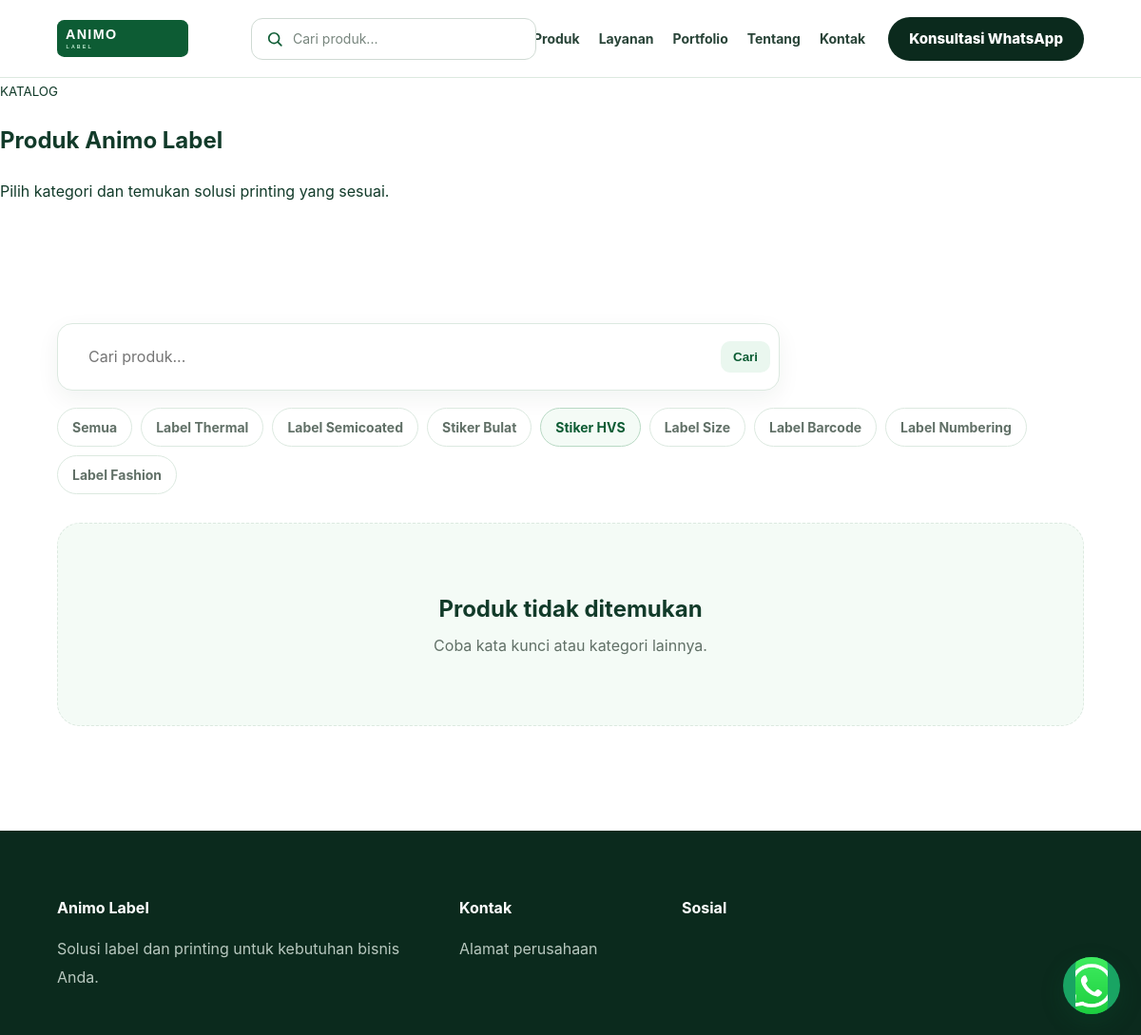
The page /produk.php?category=4 on the database its author committed.
### tables this page shows
CREATE TABLE IF NOT EXISTS categories(id INT AUTO_INCREMENT PRIMARY KEY,name VARCHAR(160) NOT NULL,image VARCHAR(255),sort_order INT DEFAULT 0);

### includes/functions.php (called while the page is built, shortened)
<?php
function e($v){return htmlspecialchars((string)$v,ENT_QUOTES,'UTF-8');}

### produk.php (the view, shortened to what this page needs)
<?php
$title='Produk';require __DIR__.'/includes/header.php';
$cat=(int)($_GET['category']??0);
$q=trim($_GET['q']??'');
$page=max(1,(int)($_GET['page']??1));
$perPage=12;
$cats=$pdo->query('SELECT * FROM categories ORDER BY sort_order,id DESC')->fetchAll();
$where=['p.active=1'];$params=[];
if($cat){$where[]='p.category_id=?';$params[]=$cat;}
$whereSql=' WHERE '.implode(' AND ',$where);
$count=$pdo->prepare('SELECT COUNT(*) FROM products p'.$whereSql);$count->execute($params);$total=(int)$count->fetchColumn();
$pages=max(1,(int)ceil($total/$perPage));$page=min($page,$pages);$offset=($page-1)*$perPage;
$sql="SELECT p.*,c.name category_name FROM products p LEFT JOIN categories c ON c.id=p.category_id".$whereSql." ORDER BY p.featured DESC,p.id DESC LIMIT ".$perPage." OFFSET ".$offset;
$st=$pdo->prepare($sql);$st->execute($params);$products=$st->fetchAll();
function product_url($page,$cat,$q){$a=[];if($cat)$a['category']=$cat;if($q!=='')$a['q']=$q;if($page>1)$a['page']=$page;return 'produk.php'.($a?'?'.http_build_query($a):'');}
?>
<section class="pagehead"><small>KATALOG</small><h1>Produk Animo Label</h1><p>Pilih kategori dan temukan solusi printing yang sesuai.</p></section>
<section class="section">
<div class="catalog-toolbar">
<form class="catalog-search" method="get"><input type="search" name="q" value="<?=e($q)?>" placeholder="Cari produk..."><input type="hidden" name="category" value="<?=$cat?>"><button type="submit">Cari</button></form>
<div class="chips"><a class="<?=$cat?'':'active'?>" href="produk.php<?= $q!==''?'?q='.rawurlencode($q):'' ?>">Semua</a><?php foreach($cats as $c):?><a class="<?=$cat===$c['id']?'active':''?>" href="<?=e(product_url(1,(int)$c['id'],$q))?>"><?=e($c['name'])?></a><?php endforeach;?></div>
</div>
<?php if($products):?><div class="product-grid"><?php foreach($products as $p):?><article class="product-card"><a class="product-image" href="produk-detail.php?id=<?=$p['id']?>"><img src="<?=e(img($p['image']))?>" alt="<?=e($p['name'])?>"></a><div class="product-info"><small><?=e($p['category_name']?:'Produk')?></small><h3><?=e($p['name'])?></h3><?php if($p['description']):?><p><?=e($p['description'])?></p><?php endif;if($p['price']!==''):?><strong><?=e($p['price'])?></strong><?php endif;?><a class="text-link" href="produk-detail.php?id=<?=$p['id']?>">Lihat detail →</a></div></article><?php endforeach;?></div>
<?php else:?><div class="empty-state"><h3>Produk tidak ditemukan</h3><p>Coba kata kunci atau kategori lainnya.</p></div><?php endif;?>
</section><?php require __DIR__.'/includes/footer.php';?>

### assets/css/style.css (style rules this page uses)
:root { --ink:#123b2a;--ink-strong:#0b2a1d;--green:#16834a;--green-dark:#0d5c34;--green-light:#eaf7ef;--green-soft:#f4fbf6;--muted:#617067;--line:#dce9e0;--soft:#f3f8f4;--paper:#fff;--radius:24px;--shadow:0 18px 50px rgba(18,59,42,.08) }
* { box-sizing:border-box }
html { scroll-behavior:smooth }
body { margin:0;font-family:Inter,ui-sans-serif,system-ui,-apple-system,BlinkMacSystemFont,"Segoe UI",Arial,sans-serif;color:var(--ink);background:var(--paper);font-size:16px;line-height:1.65;-webkit-font-smoothing:antialiased }
a { color:inherit;text-decoration:none }
.section { padding:110px 5%;max-width:1500px;margin:auto }
.catalog-toolbar { display:grid;gap:18px;margin-bottom:30px }
.catalog-search { display:flex;gap:10px;max-width:760px }
.catalog-search input { flex:1;min-width:0;padding:14px 17px;border:1px solid var(--line);border-radius:14px;font:inherit;outline:0;background:#fff }
.catalog-search button { border:0;border-radius:14px;padding:0 24px;background:var(--ink-strong);color:#fff;font-weight:800;cursor:pointer }
.chips { display:flex;flex-wrap:wrap;gap:9px }
.chips a { padding:8px 15px;border:1px solid var(--line);border-radius:999px;background:#fff;color:var(--muted);font-size:14px;font-weight:750 }
.chips a:hover,.chips a.active { background:var(--green-soft);border-color:#b8d9c4;color:var(--green-dark) }
.empty-state { text-align:center;padding:70px 20px;border:1px dashed var(--line);border-radius:var(--radius);background:var(--green-soft) }
.empty-state h3 { margin:0 0 6px;font-size:24px }
.empty-state p { margin:0;color:var(--muted) }
.catalog-search { display:flex;align-items:center;gap:10px;max-width:760px;min-height:54px;padding:7px 9px 7px 15px;border:1px solid var(--line);border-radius:16px;background:#fff;box-shadow:0 8px 25px rgba(18,59,42,.06) }
.catalog-search input { border:0;outline:0;flex:1;min-width:0;background:transparent;font:inherit;color:var(--ink) }
.catalog-search button { border:0;border-radius:10px;padding:9px 13px;background:var(--green-light);color:var(--green-dark);font-weight:800;cursor:pointer }

### rows shown on the page
categories: name "Label Thermal"
categories: name "Label Semicoated"
categories: name "Stiker Bulat"
categories: name "Stiker HVS"
categories: name "Label Size"
categories: name "Label Barcode"
categories: name "Label Numbering"
categories: name "Label Fashion"

### other values the page prints
setting('site_name','Animo Label') "Animo Label"
setting('address') "Alamat perusahaan"
